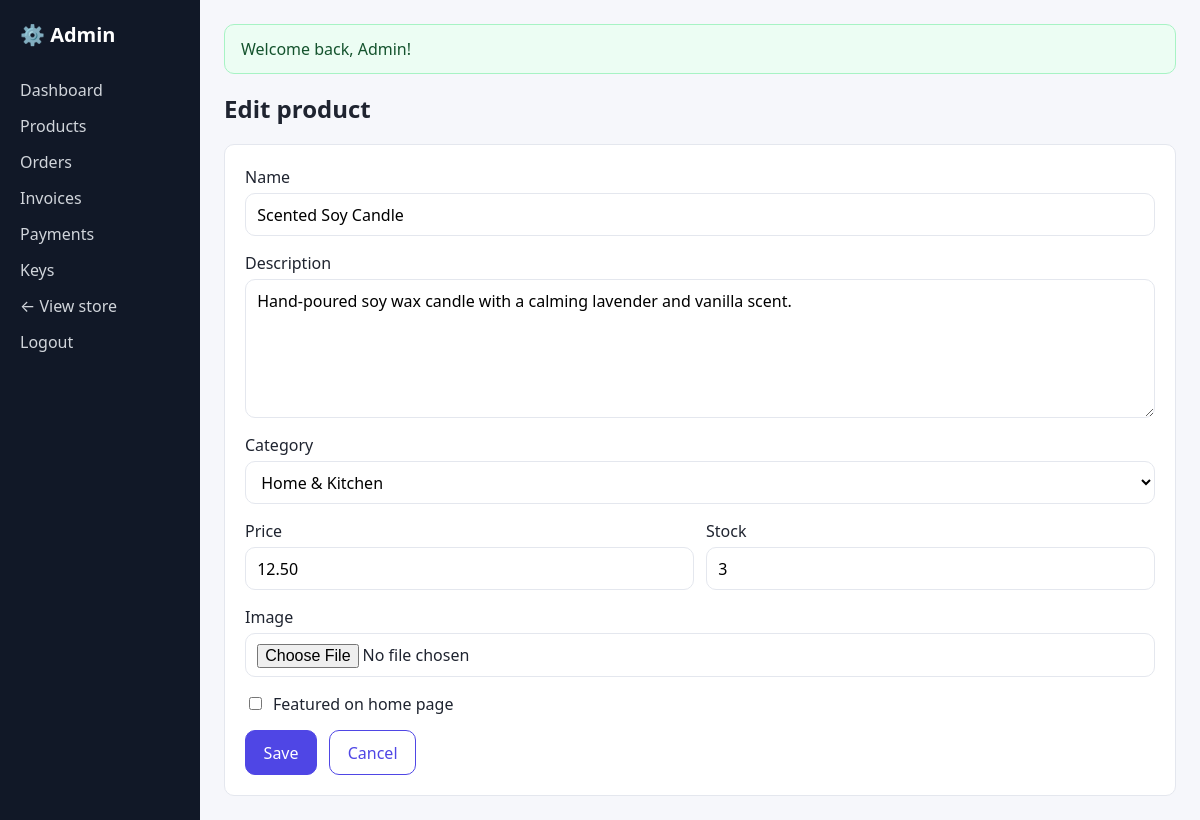
/admin/products/10/edit (signed in), run on the app's committed database.
### tables this page shows
CREATE TABLE products (
    id INT UNSIGNED AUTO_INCREMENT PRIMARY KEY,
    category_id INT UNSIGNED NULL,
    name VARCHAR(200) NOT NULL,
    description TEXT NOT NULL,
    price DECIMAL(10,2) NOT NULL,
    stock INT UNSIGNED NOT NULL DEFAULT 0,
    image VARCHAR(255) NULL,
    featured TINYINT(1) NOT NULL DEFAULT 0,
    created_at TIMESTAMP NOT NULL DEFAULT CURRENT_TIMESTAMP,
    FOREIGN KEY (category_id) REFERENCES categories(id) ON DELETE SET NULL,
    INDEX idx_products_category (category_id),
    FULLTEXT KEY ft_products (name, description)
);

CREATE TABLE categories (
    id INT UNSIGNED AUTO_INCREMENT PRIMARY KEY,
    name VARCHAR(100) NOT NULL UNIQUE
);

### app/core/Controller.php (called while the page is built, shortened)
<?php
abstract class Controller
{
    protected function view(string $name, array $data = [], string $layout = 'layout/main'): void
    {
        extract($data);
        require APP . "/views/$name.php";
    }
}

### app/controllers/AdminProductController.php (called while the page is built, shortened)
<?php
class AdminProductController extends Controller
{
    public function edit(string $id): void
    {
        $product = (new Product())->find((int) $id) ?? $this->notFound();
        $this->form($product);
    }
    private function form(?array $product): void
    {
        $this->view('admin/products/form', [
            'title'      => $product ? 'Edit product' : 'New product',
            'product'    => $product,
            'categories' => (new Category())->allWithCounts(),
        ], 'layout/admin');
    }
}

### public/index.php (called while the page is built, shortened)
<?php
require APP . '/core/helpers.php';
spl_autoload_register(function (string $class) {
    foreach (['core', 'controllers', 'models'] as $dir) {
        $file = APP . "/$dir/$class.php";
        if (is_file($file)) {
            return;
        }
    }
});
$router = new Router();
$router->dispatch($_SERVER['REQUEST_METHOD'], request_path());

### app/core/Model.php (called while the page is built, shortened)
<?php
abstract class Model
{
    protected PDO $db;
    public function __construct()
    {
        $this->db = Database::get();
    }
    protected function all(string $sql, array $params = []): array
    {
        $st = $this->db->prepare($sql);
        $st->execute($params);
        return $st->fetchAll();
    }
    protected function one(string $sql, array $params = []): ?array
    {
        $st = $this->db->prepare($sql);
        $st->execute($params);
        return $st->fetch() ?: null;
    }
}

### config/config.php (called while the page is built)
<?php
return [
    'app_name' => 'ShopEasy',
    'db' => [
        'host'    => getenv('DB_HOST') ?: '127.0.0.1',
        'port'    => getenv('DB_PORT') ?: '3306',
        'name'    => getenv('DB_NAME') ?: 'b2c_ecommerce',
        'user'    => getenv('DB_USER') ?: 'root',
        'pass'    => getenv('DB_PASS') !== false ? getenv('DB_PASS') : '',
        'charset' => 'utf8mb4',
    ],
    'company' => [
        'name'    => 'ShopEasy Ltd.',
        'address' => '123 Market Street, Springfield',
        'email'   => 'billing@shopeasy.example',
        'tax_id'  => 'TAX-000000',
    ],
    'currency'      => '$',
    'per_page'      => 8,
    'shipping_flat' => 5.00,
    'free_shipping_over' => 100.00,
    'tax_rate'      => 0.08,
];

### app/core/helpers.php (called while the page is built, shortened)
<?php
function config(string $key, $default = null)
{
    static $cfg;
    $cfg ??= require ROOT . '/config/config.php';
    $val = $cfg;
    foreach (explode('.', $key) as $part) {
        $val = $val[$part];
    }
    return $val;
}
function base_path(): string
{
    return rtrim(str_replace('\\', '/', dirname($_SERVER['SCRIPT_NAME'])), '/');
}
function url(string $path = ''): string
{
    return base_path() . '/' . ltrim($path, '/');
}
function e($value): string
{
    return htmlspecialchars((string) $value, ENT_QUOTES, 'UTF-8');
}
function old(string $key, $default = '')
{
    return $_SESSION['old'][$key] ?? $default;
}

### app/core/Database.php (called while the page is built)
<?php
class Database
{
    private static ?PDO $pdo = null;
    public static function get(): PDO
    {
        if (self::$pdo === null) {
            $c = config('db');
            $dsn = "mysql:host={$c['host']};port={$c['port']};dbname={$c['name']};charset={$c['charset']}";
            self::$pdo = new PDO($dsn, $c['user'], $c['pass'], [
                PDO::ATTR_ERRMODE            => PDO::ERRMODE_EXCEPTION,
                PDO::ATTR_DEFAULT_FETCH_MODE => PDO::FETCH_ASSOC,
                PDO::ATTR_EMULATE_PREPARES   => false,
            ]);
        }
        return self::$pdo;
    }
}

### app/models/Product.php (called while the page is built, shortened)
<?php
class Product extends Model
{
    public function find(int $id): ?array
    {
        return $this->one(
            'SELECT p.*, c.name AS category_name,
                    (SELECT ROUND(AVG(rating),1) FROM reviews r WHERE r.product_id = p.id) AS avg_rating,
                    (SELECT COUNT(*) FROM reviews r WHERE r.product_id = p.id) AS review_count
             FROM products p LEFT JOIN categories c ON c.id = p.category_id WHERE p.id = ?',
            [$id]
        );
    }
}

### app/models/Category.php (called while the page is built)
<?php
class Category extends Model
{
    public function allWithCounts(): array
    {
        return $this->all('SELECT c.*, (SELECT COUNT(*) FROM products p WHERE p.category_id = c.id) AS product_count FROM categories c ORDER BY c.name');
    }
}

### app/views/admin/products/form.php (the view, shortened to what this page needs)
<?php $editing = (bool) $product; $v = fn($k, $d = '') => old($k, $product[$k] ?? $d); ?>
<h1><?= $editing ? 'Edit product' : 'New product' ?></h1>
<form class="form" method="post" enctype="multipart/form-data"
      action="<?= url($editing ? 'admin/products/' . (int) $product['id'] : 'admin/products') ?>">
    <label>Name <input type="text" name="name" value="<?= e($v('name')) ?>" required></label>
    <label>Description <textarea name="description" rows="5"><?= e($v('description')) ?></textarea></label>
    <label>Category
        <select name="category_id">
            <?php foreach ($categories as $c): ?>
                <option value="<?= (int) $c['id'] ?>" <?= (string) $v('category_id') === (string) $c['id'] ? 'selected' : '' ?>><?= e($c['name']) ?></option>
            <?php endforeach; ?>
        </select>
    </label>
    <div class="row">
        <label>Price <input type="number" name="price" step="0.01" min="0" value="<?= e($v('price')) ?>" required></label>
        <label>Stock <input type="number" name="stock" min="0" value="<?= e($v('stock', 0)) ?>" required></label>
    </div>
    <label>Image <input type="file" name="image" accept="image/*"></label>
    <label class="radio"><input type="checkbox" name="featured" value="1" <?= $v('featured') ? 'checked' : '' ?>> Featured on home page</label>
    <div class="row">
        <button class="btn" type="submit">Save</button>
        <a class="btn btn-outline" href="<?= url('admin/products') ?>">Cancel</a>
    </div>
</form>

### app/core/Router.php (shortened to what this page needs)
<?php
class Router
{
    private array $routes = [];
    private function add(string $method, string $path, string $handler): void
    {
        $regex = '#^' . preg_replace('#\{(\w+)\}#', '(?P<$1>[^/]+)', $path) . '$#';
        $this->routes[] = [$method, $regex, $handler];
    }
    public function dispatch(string $method, string $path): void
    {
        foreach ($this->routes as [$m, $regex, $handler]) {
            if ($m !== $method || !preg_match($regex, $path, $matches)) {
                continue;
            }
            $params = array_filter($matches, 'is_string', ARRAY_FILTER_USE_KEY);
            [$class, $action] = explode('@', $handler);
            (new $class())->$action(...array_values($params));
            return;
        }
    }
}

### public/assets/css/style.css (style rules this page uses)
:root { --primary:#4f46e5;--primary-d:#4338ca;--bg:#f6f7fb;--card:#fff;--text:#1f2430;--muted:#6b7280;--border:#e4e7ee;--danger:#dc2626;--ok:#16a34a;--warn:#d97706;--radius:10px }
* { box-sizing:border-box }
body { margin:0;font:16px/1.5 system-ui,-apple-system,Segoe UI,Roboto,sans-serif;background:var(--bg);color:var(--text) }
a { color:var(--primary);text-decoration:none }
h1,h2,h3 { line-height:1.25 }
.btn { display:inline-block;background:var(--primary);color:#fff;border:1px solid var(--primary);padding:.6rem 1.1rem;border-radius:var(--radius);cursor:pointer;font:inherit;text-align:center }
.btn-outline { background:transparent;color:var(--primary) }
input,select,textarea { font:inherit;padding:.55rem .7rem;border:1px solid var(--border);border-radius:var(--radius);background:#fff;width:100% }
input[type=checkbox],input[type=radio] { width:auto }
.form { background:var(--card);padding:1.25rem;border:1px solid var(--border);border-radius:var(--radius);display:flex;flex-direction:column;gap:.9rem }
.form label { display:flex;flex-direction:column;gap:.25rem;font-weight:500;flex:1 }
.form label.radio { flex-direction:row;align-items:center;gap:.5rem;font-weight:400 }
.row { display:flex;gap:.75rem;align-items:center;flex-wrap:wrap }

### data on the page
products: name "Scented Soy Candle", description "Hand-poured soy wax candle with a calming lavender and vanilla scent.", category_id "Home & Kitchen", price "12.50", stock "3"

### other printed values
$f['message'] "Welcome back, Admin!"
